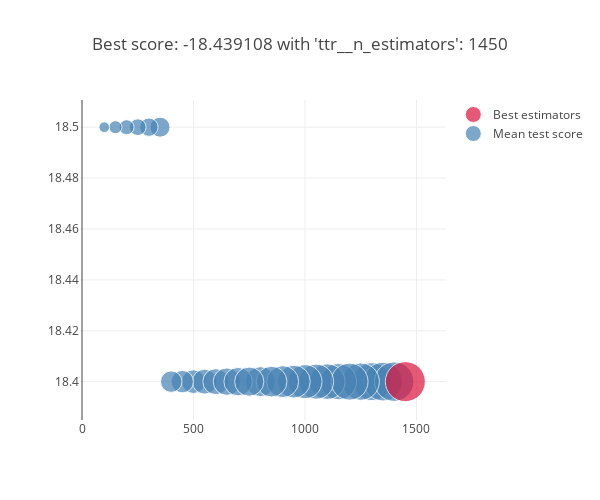
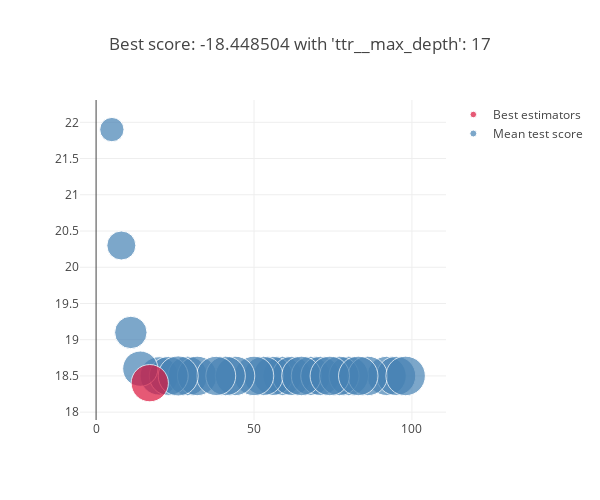
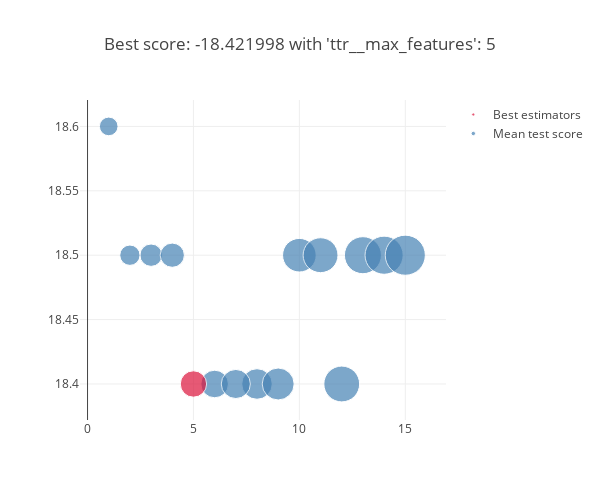
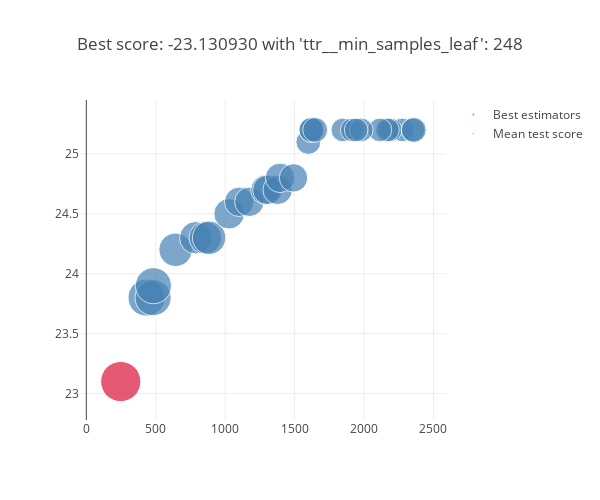

Here is the notebook cell these charts were saved with, in order:
### Code cell
plt.rcParams.update(plt_params)
for key, grid in grid_search_dict.items():
    utils.plot_grid_search(grid, catgeories=[False])

### Figure 1 — Plotly figure (JSON) as saved in the notebook; plotly's stock layout.template omitted (floating-point values rounded to 4 significant figures)
{"data": [{"legendgroup": "1", "marker": {"color": "SteelBlue", "size": [92.3, 96, 99.7, 36.1, 39.7, 89.1, 32.4, 83.7, 43.2, 80.9, 87.4, 78.7, 74.2, 48.3, 57.7, 51.7, 69.3, 65.5, 60.9, 54.8, 29.7, 25.8, 21.7, 18, 14.4, 11, 7.4], "sizemin": 4, "sizemode": "area", "sizeref": 0.1285}, "mode": "markers", "name": "Mean test score", "showlegend": true, "text": ["'ttr__regressor__n_estimators': 1300", "'ttr__regressor__n_estimators': 1350", "'ttr__regressor__n_estimators': 1400", "'ttr__regressor__n_estimators': 500", "'ttr__regressor__n_estimators': 550", "'ttr__regressor__n_estimators': 1250", "'ttr__regressor__n_estimators': 450", "'ttr__regressor__n_estimators': 1150", "'ttr__regressor__n_estimators': 600", "'ttr__regressor__n_estimators': 1100", "'ttr__regressor__n_estimators': 1200", "'ttr__regressor__n_estimators': 1050", "'ttr__regressor__n_estimators': 1000", "'ttr__regressor__n_estimators': 650", "'ttr__regressor__n_estimators': 800", "'ttr__regressor__n_estimators': 700", "'ttr__regressor__n_estimators': 950", "'ttr__regressor__n_estimators': 900", "'ttr__regressor__n_estimators': 850", "'ttr__regressor__n_estimators': 750", "'ttr__regressor__n_estimators': 400", "'ttr__regressor__n_estimators': 350", "'ttr__regressor__n_estimators': 300", "'ttr__regressor__n_estimators': 250", "'ttr__regressor__n_estimators': 200", "'ttr__regressor__n_estimators': 150", "'ttr__regressor__n_estimators': 100"], "type": "scatter", "x": [1300, 1350, 1400, 500, 550, 1250, 450, 1150, 600, 1100, 1200, 1050, 1000, 650, 800, 700, 950, 900, 850, 750, 400, 350, 300, 250, 200, 150, 100], "xaxis": "x", "y": [18.4, 18.4, 18.4, 18.4, 18.4, 18.4, 18.4, 18.4, 18.4, 18.4, 18.4, 18.4, 18.4, 18.4, 18.4, 18.4, 18.4, 18.4, 18.4, 18.4, 18.4, 18.5, 18.5, 18.5, 18.5, 18.5, 18.5], "yaxis": "y"}, {"legendgroup": "1", "marker": {"color": "Crimson", "size": [102.8], "sizemin": 4, "sizemode": "area", "sizeref": 0.1285}, "mode": "markers", "name": "Best estimators", "showlegend": true, "text": ["{'ttr__regressor__n_estimators': 1450}"], "type": "scatter", "x": [1450], "xaxis": "x", "y": [18.4], "yaxis": "y"}], "layout": {"height": 500, "hovermode": "closest", "legend": {"traceorder": "reversed"}, "title": {"text": "Best score: -18.439108 with 'ttr__n_estimators': 1450"}, "width": 600, "xaxis": {"anchor": "y", "domain": [0, 1]}, "yaxis": {"anchor": "x", "domain": [0, 1]}}}

### Figure 2 — Plotly figure (JSON) as saved in the notebook; plotly's stock layout.template omitted (floating-point values rounded to 4 significant figures)
{"data": [{"legendgroup": "1", "marker": {"color": "SteelBlue", "size": [7, 7.4, 7.4, 7.3, 7.3, 7.3, 7.3, 7.3, 7.3, 7.3, 7.3, 7.4, 7.4, 7.4, 7.4, 7.4, 7.4, 7.4, 7.4, 7.4, 7.2, 7.4, 7.4, 7.3, 7.6, 5.9, 5, 4, 2.8], "sizemin": 4, "sizemode": "area", "sizeref": 0.009499}, "mode": "markers", "name": "Mean test score", "showlegend": true, "text": ["'ttr__regressor__max_depth': 20", "'ttr__regressor__max_depth': 29", "'ttr__regressor__max_depth': 32", "'ttr__regressor__max_depth': 59", "'ttr__regressor__max_depth': 92", "'ttr__regressor__max_depth': 56", "'ttr__regressor__max_depth': 62", "'ttr__regressor__max_depth': 95", "'ttr__regressor__max_depth': 53", "'ttr__regressor__max_depth': 68", "'ttr__regressor__max_depth': 71", "'ttr__regressor__max_depth': 80", "'ttr__regressor__max_depth': 65", "'ttr__regressor__max_depth': 77", "'ttr__regressor__max_depth': 50", "'ttr__regressor__max_depth': 86", "'ttr__regressor__max_depth': 98", "'ttr__regressor__max_depth': 74", "'ttr__regressor__max_depth': None", "'ttr__regressor__max_depth': 83", "'ttr__regressor__max_depth': 23", "'ttr__regressor__max_depth': 44", "'ttr__regressor__max_depth': 41", "'ttr__regressor__max_depth': 38", "'ttr__regressor__max_depth': 26", "'ttr__regressor__max_depth': 14", "'ttr__regressor__max_depth': 11", "'ttr__regressor__max_depth': 8", "'ttr__regressor__max_depth': 5"], "type": "scatter", "x": [20, 29, 32, 59, 92, 56, 62, 95, 53, 68, 71, 80, 65, 77, 50, 86, 98, 74, null, 83, 23, 44, 41, 38, 26, 14, 11, 8, 5], "xaxis": "x", "y": [18.5, 18.5, 18.5, 18.5, 18.5, 18.5, 18.5, 18.5, 18.5, 18.5, 18.5, 18.5, 18.5, 18.5, 18.5, 18.5, 18.5, 18.5, 18.5, 18.5, 18.5, 18.5, 18.5, 18.5, 18.5, 18.6, 19.1, 20.3, 21.9], "yaxis": "y"}, {"legendgroup": "1", "marker": {"color": "Crimson", "size": [6.6], "sizemin": 4, "sizemode": "area", "sizeref": 0.009499}, "mode": "markers", "name": "Best estimators", "showlegend": true, "text": ["{'ttr__regressor__max_depth': 17}"], "type": "scatter", "x": [17], "xaxis": "x", "y": [18.4], "yaxis": "y"}], "layout": {"height": 500, "hovermode": "closest", "legend": {"traceorder": "reversed"}, "title": {"text": "Best score: -18.448504 with 'ttr__max_depth': 17"}, "width": 600, "xaxis": {"anchor": "y", "domain": [0, 1]}, "yaxis": {"anchor": "x", "domain": [0, 1]}}}

### Figure 3 — Plotly figure (JSON) as saved in the notebook; plotly's stock layout.template omitted (floating-point values rounded to 4 significant figures)
{"data": [{"legendgroup": "1", "marker": {"color": "SteelBlue", "size": [3.5, 4.3, 3.9, 5.9, 4.7, 5.2, 5.6, 2.3, 2.7, 6.3, 1.9, 6.7, 7.4, 1.6], "sizemin": 4, "sizemode": "area", "sizeref": 0.009208}, "mode": "markers", "name": "Mean test score", "showlegend": true, "text": ["'ttr__regressor__max_features': 6", "'ttr__regressor__max_features': 8", "'ttr__regressor__max_features': 7", "'ttr__regressor__max_features': 12", "'ttr__regressor__max_features': 9", "'ttr__regressor__max_features': 10", "'ttr__regressor__max_features': 11", "'ttr__regressor__max_features': 3", "'ttr__regressor__max_features': 4", "'ttr__regressor__max_features': 13", "'ttr__regressor__max_features': 2", "'ttr__regressor__max_features': 14", "'ttr__regressor__max_features': 15", "'ttr__regressor__max_features': 1"], "type": "scatter", "x": [6, 8, 7, 12, 9, 10, 11, 3, 4, 13, 2, 14, 15, 1], "xaxis": "x", "y": [18.4, 18.4, 18.4, 18.4, 18.4, 18.5, 18.5, 18.5, 18.5, 18.5, 18.5, 18.5, 18.5, 18.6], "yaxis": "y"}, {"legendgroup": "1", "marker": {"color": "Crimson", "size": [3.2], "sizemin": 4, "sizemode": "area", "sizeref": 0.009208}, "mode": "markers", "name": "Best estimators", "showlegend": true, "text": ["{'ttr__regressor__max_features': 5}"], "type": "scatter", "x": [5], "xaxis": "x", "y": [18.4], "yaxis": "y"}], "layout": {"height": 500, "hovermode": "closest", "legend": {"traceorder": "reversed"}, "title": {"text": "Best score: -18.421998 with 'ttr__max_features': 5"}, "width": 600, "xaxis": {"anchor": "y", "domain": [0, 1]}, "yaxis": {"anchor": "x", "domain": [0, 1]}}}

### Figure 4 — Plotly figure (JSON) as saved in the notebook; plotly's stock layout.template omitted (floating-point values rounded to 4 significant figures)
{"data": [{"legendgroup": "1", "marker": {"color": "SteelBlue", "size": [2.2, 2.1, 2.1, 1.8, 1.7, 1.7, 1.8, 1.5, 1.4, 1.4, 1.4, 1.4, 1.4, 1.4, 1.3, 1, 1, 1, 1, 0.9, 0.9, 0.9, 0.9, 0.9, 0.9, 0.9, 0.9, 0.9, 1], "sizemin": 4, "sizemode": "area", "sizeref": 0.003221}, "mode": "markers", "name": "Mean test score", "showlegend": true, "text": ["'ttr__regressor__min_samples_leaf': 433", "'ttr__regressor__min_samples_leaf': 481", "'ttr__regressor__min_samples_leaf': 483", "'ttr__regressor__min_samples_leaf': 643", "'ttr__regressor__min_samples_leaf': 788", "'ttr__regressor__min_samples_leaf': 857", "'ttr__regressor__min_samples_leaf': 884", "'ttr__regressor__min_samples_leaf': 1028", "'ttr__regressor__min_samples_leaf': 1101", "'ttr__regressor__min_samples_leaf': 1174", "'ttr__regressor__min_samples_leaf': 1290", "'ttr__regressor__min_samples_leaf': 1304", "'ttr__regressor__min_samples_leaf': 1378", "'ttr__regressor__min_samples_leaf': 1395", "'ttr__regressor__min_samples_leaf': 1492", "'ttr__regressor__min_samples_leaf': 1599", "'ttr__regressor__min_samples_leaf': 1620", "'ttr__regressor__min_samples_leaf': 1621", "'ttr__regressor__min_samples_leaf': 1648", "'ttr__regressor__min_samples_leaf': 2275", "'ttr__regressor__min_samples_leaf': 2188", "'ttr__regressor__min_samples_leaf': 2352", "'ttr__regressor__min_samples_leaf': 1847", "'ttr__regressor__min_samples_leaf': 2169", "'ttr__regressor__min_samples_leaf': 1915", "'ttr__regressor__min_samples_leaf': 2114", "'ttr__regressor__min_samples_leaf': 1980", "'ttr__regressor__min_samples_leaf': 1943", "'ttr__regressor__min_samples_leaf': 2358"], "type": "scatter", "x": [433, 481, 483, 643, 788, 857, 884, 1028, 1101, 1174, 1290, 1304, 1378, 1395, 1492, 1599, 1620, 1621, 1648, 2275, 2188, 2352, 1847, 2169, 1915, 2114, 1980, 1943, 2358], "xaxis": "x", "y": [23.8, 23.8, 23.9, 24.2, 24.3, 24.3, 24.3, 24.5, 24.6, 24.6, 24.7, 24.7, 24.7, 24.8, 24.8, 25.1, 25.2, 25.2, 25.2, 25.2, 25.2, 25.2, 25.2, 25.2, 25.2, 25.2, 25.2, 25.2, 25.2], "yaxis": "y"}, {"legendgroup": "1", "marker": {"color": "Crimson", "size": [2.6], "sizemin": 4, "sizemode": "area", "sizeref": 0.003221}, "mode": "markers", "name": "Best estimators", "showlegend": true, "text": ["{'ttr__regressor__min_samples_leaf': 248}"], "type": "scatter", "x": [248], "xaxis": "x", "y": [23.1], "yaxis": "y"}], "layout": {"height": 500, "hovermode": "closest", "legend": {"traceorder": "reversed"}, "title": {"text": "Best score: -23.130930 with 'ttr__min_samples_leaf': 248"}, "width": 600, "xaxis": {"anchor": "y", "domain": [0, 1]}, "yaxis": {"anchor": "x", "domain": [0, 1]}}}
